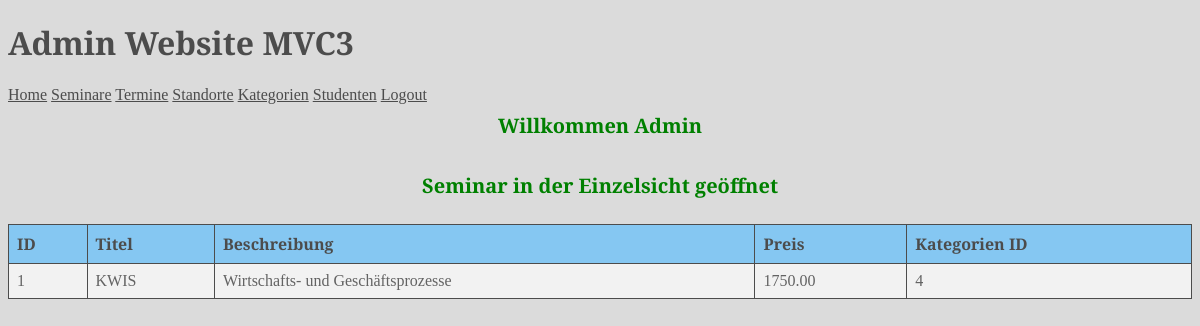
Screenshot of /admin/index.php?action=seminar_select&id=1 (signed in) with the database file from the repository.
### tables this page shows
CREATE TABLE `seminare` (
  `id` int(11) NOT NULL AUTO_INCREMENT,
  `titel` varchar(30) NOT NULL,
  `beschreibung` text NOT NULL,
  `preis` decimal(6,2) NOT NULL,
  `kategorien_id` int(11) NOT NULL,
  PRIMARY KEY (`id`),
  UNIQUE KEY `titel` (`titel`),
  KEY `kategorien_fk_1` (`kategorien_id`),
  CONSTRAINT `kategorien_fk_1` FOREIGN KEY (`kategorien_id`) REFERENCES `kategorien` (`id`)
);

### admin/index.php (called while the page is built, shortened)
<?php
require_once "./include/datenbank.php";
if (isset($_GET['action'])) {
    $action = $_GET['action'];
} else {
    $action = 'admin_login';
}
switch ($action) {
	case 'seminar_select':
	$seminar = new Seminar();
	$result = $seminar->select($db,$_GET['id']);
	$seminar = new Seminar($result);
	break;
}
require_once "views/layout.php";
?>

### admin/models/Seminar.php (called while the page is built, shortened)
<?php
class Seminar implements iDatenbank
{
	private $id;
	private $titel;
	private $beschreibung;
	private $preis;
	private $kategorien_id;
	function set_daten($daten)
	{
		if (!is_array($daten)) {
			return;
		}
		foreach ($daten as $key => $value) {
			$setter = "set" . ucfirst($key);
		}
	}
	public function getId()
	{
		return $this->id;
	}
	public function setId($param)
	{
		$this->id = $param;
	}
	public function getTitel()
	{
		return $this->titel;
	}
	public function setTitel($param)
	{
		$this->titel = $param;
	}
	public function getBeschreibung()
	{
		return $this->beschreibung;
	}
	public function setBeschreibung($param)
	{
		$this->beschreibung = $param;
	}
	public function getPreis()
	{
		return $this->preis;
	}
	public function setPreis($param)
	{
		$this->preis = $param;
	}
	public function getKategorien_id()
	{
		return $this->kategorien_id;
	}
	public function setKategorien_id($param)
	{
		$this->kategorien_id = $param;
	}
	function select($db, $id)
	{
		$sql = "SELECT * FROM seminare WHERE id = :id ";
		$daten =
		[
			'id' =>$id
		];
		$stmt = $db->prepare($sql);
		$stmt->execute($daten);
		$result = $stmt->fetch();
		return $result;
	}
}
?>

### admin/views/_seminar_select.php (the view)
<tr>
	<td><?= $seminar->getId() ?></td>
	<td><?= $seminar->getTitel() ?></td>
	<td><?= $seminar->getBeschreibung() ?></td>
	<td><?= $seminar->getPreis() ?></td>
	<td><?= $seminar->getKategorien_Id() ?></td>
</tr>

### admin/css/styles.css (style rules this page uses)
html { font-family: "PT Serif", serif; font-weight: 400; font-style: normal; color: #4C4C4C; }
body { background-color: #DBDBDB; }
th, td { border: 1px solid #4C4C4C; padding: 8px; text-align: left; }
tr:nth-child(even) { background-color: #f2f2f2; color: #636363; }

### rows the page displays
seminare: id "1", titel "KWIS", beschreibung "Wirtschafts- und Geschäftsprozesse", preis "1750.00", kategorien "4"

### other values shown
$message "Willkommen Admin"
$message "Seminar in der Einzelsicht geöffnet"
